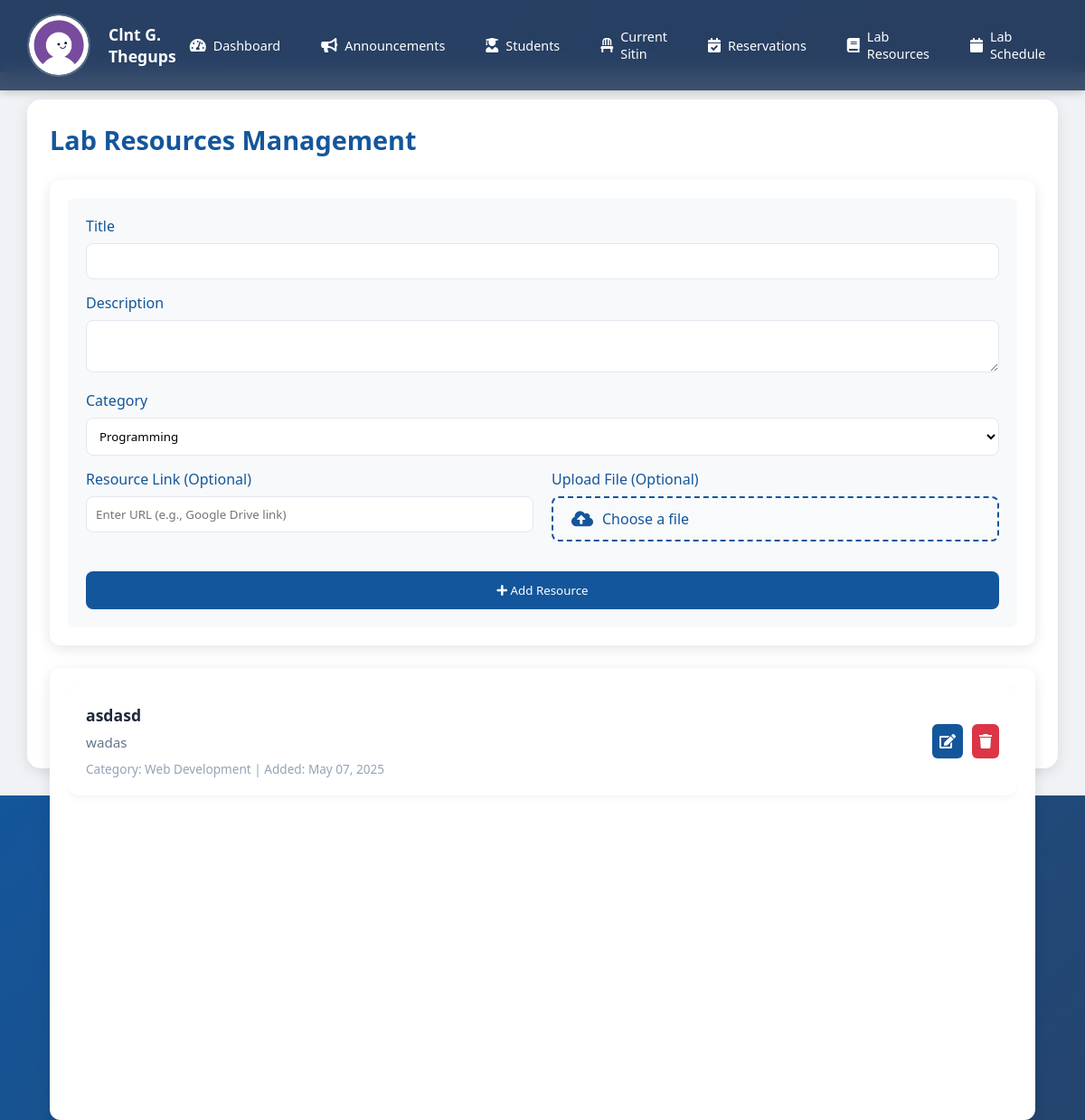
Page /adlabresources.php (signed in) on the earlier database version.
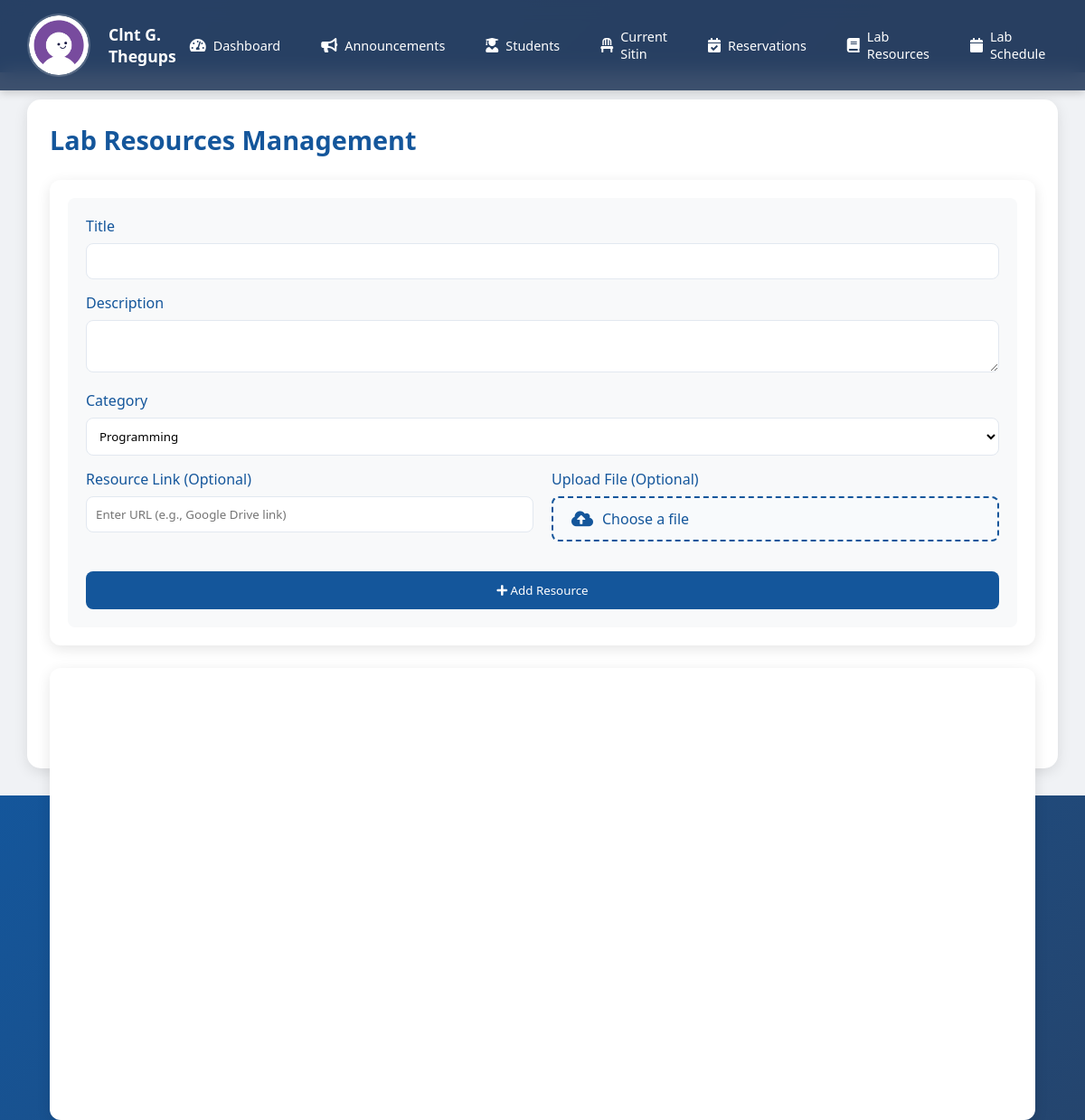
Same page on the later database version.
### tables this page shows
CREATE TABLE `lab_resources` (
  `id` int(11) NOT NULL,
  `title` varchar(255) NOT NULL,
  `description` text DEFAULT NULL,
  `category` varchar(100) NOT NULL,
  `resource_type` varchar(50) NOT NULL,
  `link` text NOT NULL,
  `file_path` varchar(255) DEFAULT NULL,
  `upload_date` datetime NOT NULL,
  `file_name` varchar(255) DEFAULT NULL,
  `file_type` varchar(50) DEFAULT NULL
);

### adlabresources.php (the view, shortened to what the changed rows need)
<?php
include("connector.php");
$query = "SELECT * FROM lab_resources ORDER BY upload_date DESC";
$result = mysqli_query($con, $query);
?>
<!DOCTYPE html>
<html lang="en">
<head>
    <link rel="stylesheet" href="https://cdnjs.cloudflare.com/ajax/libs/font-awesome/5.15.3/css/all.min.css">
</head>
<body>
    <div class="content">
        <div class="container">
            <h1>Lab Resources Management</h1>
            <div class="content-wrapper">
                <div class="div1">
                    <div class="resource-form">
                    </div>
                </div>
                <div class="div2">
                    <div class="resources-list">
                        <?php while ($row = mysqli_fetch_assoc($result)): ?>
                            <div class="resource-card">
                                <div class="resource-info">
                                    <div class="resource-title"><?php echo htmlspecialchars($row['title']); ?></div>
                                    <div class="resource-description"><?php echo htmlspecialchars($row['description']); ?></div>
                                    <div class="resource-meta">
                                        Category: <?php echo htmlspecialchars($row['category']); ?> |
                                        Added: <?php echo date('M d, Y', strtotime($row['upload_date'])); ?>
                                    </div>
                                </div>
                                <div class="resource-actions">
                                    <a href="edit_resource.php?id=<?php echo $row['id']; ?>" class="action-btn edit-btn" title="Edit Resource">
                                        <i class="fas fa-edit"></i>
                                    </a>
                                    <a href="?delete=<?php echo $row['id']; ?>" class="action-btn delete-btn" onclick="return confirm('Are you sure you want to delete this resource?')" title="Delete Resource">
                                        <i class="fas fa-trash"></i>
                                    </a>
                                </div>
                            </div>
                        <?php endwhile; ?>
                    </div>
                </div>
            </div>
        </div>
    </div>
</body>
</html>

Differences in the rows shown:
removed lab_resources: title "asdasd", description "wadas", category "Web Development", upload_date "May 07, 2025"
